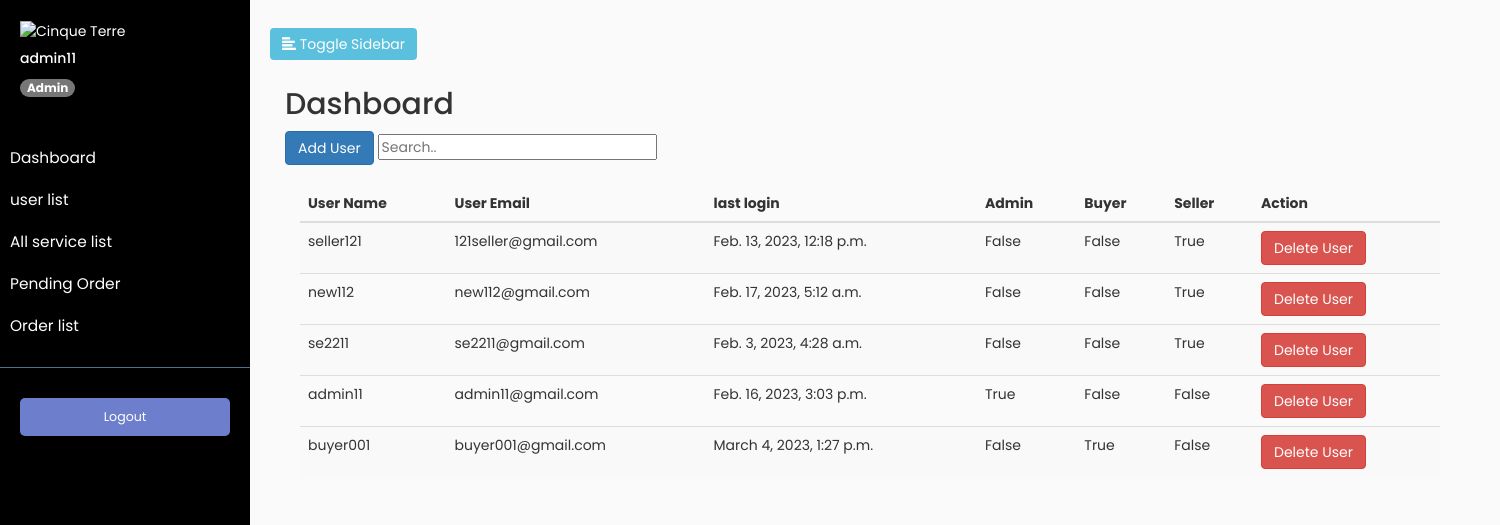
/customadmin/userlist (signed in), run on the app's committed database.
### account/models.py (models this page shows)
class User(AbstractUser):
    is_admin = models.BooleanField('Is admin', default=False)
    is_buyer= models.BooleanField('Is buyer', default=False)
    is_seller =models.BooleanField('Is seller', default=False)

### customAdminPanel/views.py (the view)
# urls.py: path('userlist', views.userlist,name='userlist'),
def userlist(request):
    context ={}
    form = UserForm(request.POST or None)
    if form.is_valid():
        form.save()
    context['form']= form
    context['alluserlist']= User.objects.all()
    return render(request,'adminpanel/alluserlist.html',context)

### customAdminPanel/forms.py
class UserForm (forms.ModelForm):
    class Meta:
        model = User
        fields = '__all__'

### templates/adminpanel/alluserlist.html (shortened to what this page needs)
{% extends "adminpanel/baseAdminDashboard.html" %}
{% block content %}
{% load crispy_forms_tags %}
<button type="button" class="btn btn-primary" data-toggle="modal" data-target="#exampleModal">
    Add User
  </button>
  <input id="myInput" type="text" placeholder="Search..">
  <br><br>
          <div class="container">
            <table class="table table-striped">
              <thead>
                <tr>
                  <th scope="col">User Name</th>
                  <th scope="col">User Email</th>
                  <th scope="col">last login</th>
                  <th scope="col">Admin</th>
                  <th scope="col">Buyer</th>
                  <th scope="col">Seller</th>
                  <th scope="col">Action</th>
                </tr>
              </thead>
              <tbody id="myTable">
                {% for data in  alluserlist %}
                <tr>
                  <td>{{data.username}}</td>
                  <td>{{data.email}}</td>
                  <td>{{data.last_login}}</td>
                  <td>{{data.is_superuser}}</td>
                  <td>{{data.is_buyer}}</td>
                  <td>{{data.is_seller}}</td>
                    <td><a href="userlist/delete?user={{data.id}}" class="btn btn-danger">Delete User</a></td>
                </tr>
                {% endfor %}
              </tbody>
            </table>
            {% endblock %}

### templates/adminpanel/baseAdminDashboard.html (shortened to what this page needs)
<!doctype html>
<html lang="en">
  <head>
    <link rel="stylesheet" href="https://maxcdn.bootstrapcdn.com/bootstrap/3.4.0/css/bootstrap.min.css">
  </head>
  <body>
    {% if user.is_authenticated and user.is_superuser %}
    <div class="wrapper">
      <nav id="sidebar">
        <div class="sidebar-header">
          <img src="https://t3.ftcdn.net/jpg/03/46/83/96/360_F_346839683_6nAPzbhpSkIpb8pmAwufkC7c5eD7wYws.jpg" width="120px" height="120px" class="rounded" alt="Cinque Terre">
        <h5>{{user.username}}</h5>
        <a href="#" class="badge badge-success">Admin</a>
        </div>
        <ul class="list-unstyled components">
          <li>
            <a href="{% url 'dashboard' %}">Dashboard</a>
          </li>
          <li>
            <a href="{% url 'userlist' %}">user list</a>
          </li>
           <li>
            <a href="{% url 'allservicelist' %}">All service list</a>
          </li>
          <li>
            <a href="{% url 'allpendingorderlist' %}">Pending Order</a>
          </li>
          <li>
            <a href="{% url 'allorderlist' %}">Order list</a>
          </li>
        </ul>
        <ul class="list-unstyled CTAs mt-5">
          <li><a href="{% url 'adminlogout' %}" class="article">Logout</a></li>
        </ul>
      </nav>
      <div id="content">
              <button type="button" id="sidebarCollapse" class="btn btn-info navbar-btn">
                                    <i class="glyphicon glyphicon-align-left"></i>
                                    <span>Toggle Sidebar</span>
                                </button>
          <div class="container-fluid">
        <h2>Dashboard</h2>
        {% block content %}
        {% endblock %}
      {% else %}
        <script>
        window.location.href = "http://127.0.0.1:8000/customadmin/adminpanel";
        alert("Please Login First")
        </script>
      {% endif %}
  </body>
</html>

### templates/adminpanel/baseAdminDashboard.html (style rules this page uses)
body { font-family: 'Poppins', sans-serif; background: #fafafa; }
a, a:hover, a:focus { text-decoration: none; transition: all 0.3s; }
.navbar-btn { box-shadow: none; outline: none !important; border: none; }
.wrapper { display: flex; align-items: stretch; }
#sidebar { min-width: 250px; max-width: 250px; background: #000000; color: #fff; transition: all 0.3s; }
#sidebar a, #sidebar a:hover, #sidebar a:focus { color: inherit; }
#sidebar .sidebar-header { padding: 20px; background: #000000; }
#sidebar ul.components { padding: 20px 0; border-bottom: 1px solid #47748b; }
#sidebar ul li a { padding: 10px; font-size: 1.1em; display: block; }
ul.CTAs { padding: 20px; }
ul.CTAs a { text-align: center; font-size: 0.9em !important; display: block; border-radius: 5px; margin-bottom: 5px; }
a.article, a.article:hover { background: #6d7fcc !important; color: #fff !important; }
#content { padding: 20px; min-height: 100vh; transition: all 0.3s; }

### data on the page
User: username "admin11", email "admin11@gmail.com", last_login "Feb. 16, 2023, 3:03 p.m.", is_superuser "True", is_buyer "False", is_seller "False"
User: username "seller121", email "121seller@gmail.com", last_login "Feb. 13, 2023, 12:18 p.m.", is_superuser "False", is_buyer "False", is_seller "True"
User: username "new112", email "new112@gmail.com", last_login "Feb. 17, 2023, 5:12 a.m.", is_superuser "False", is_buyer "False", is_seller "True"
User: username "se2211", email "se2211@gmail.com", last_login "Feb. 3, 2023, 4:28 a.m.", is_superuser "False", is_buyer "False", is_seller "True"
User: username "buyer001", email "buyer001@gmail.com", last_login "March 4, 2023, 1:27 p.m.", is_superuser "False", is_buyer "True", is_seller "False"
